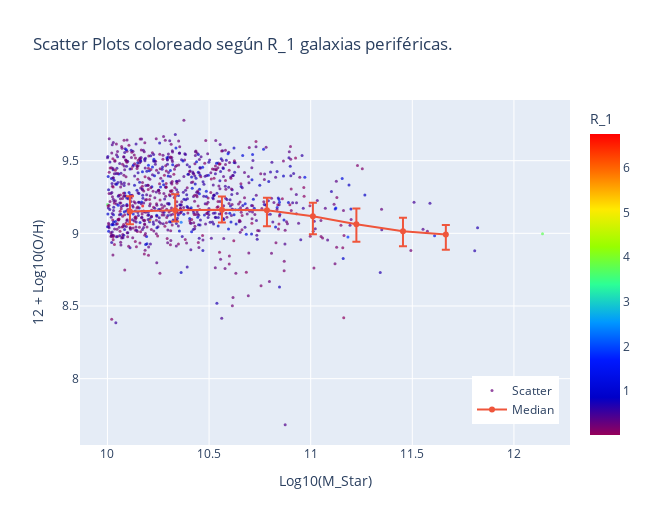

Source (notebook cell):
### Code cell
fig = go.Figure(data=[go.Scatter(x = xvar,y = yvar,
                                 name="Scatter",
                                 mode='markers',
                                 marker=dict(
                                 size=3,
                                 color=color,
                                 opacity=0.7,
                                 colorscale='Rainbow', 
                                 showscale=True,
                                 colorbar=dict(title=parametro)
                                 )
                    ),go.Scatter(x = xmedian,y = ymedian,
                                 name="Median",
                                 error_y=dict(type='data',
                                 symmetric=False,
                                 array=yerror[1],
                                 arrayminus=yerror[0])
    )])

fig.update_layout(title='Scatter Plots coloreado según '+parametro+' galaxias periféricas.')

fig.update_xaxes(title_text = 'Log10(M_Star)')

fig.update_yaxes(title_text = '12 + Log10(O/H)')

# fig.update_layout(showlegend=False)

fig.update_layout(legend=dict(
    yanchor="top",
    y=0.2,
    xanchor="left",
    x=0.8
))

fig.update_layout(
    autosize=False,
    width=650,
    height=525
    )

fig.show()

### Figure 1 — Plotly figure (JSON) as saved in the notebook; plotly's stock layout.template omitted (floating-point values rounded to 4 significant figures; data arrays with more than 128 entries replaced by an {"elided": "..."} marker saying what was removed)
{"data": [{"marker": {"color": {"elided": "921 float values"}, "colorbar": {"title": {"text": "R_1"}}, "colorscale": [[0, "rgb(150,0,90)"], [0.125, "rgb(0,0,200)"], [0.25, "rgb(0,25,255)"], [0.375, "rgb(0,152,255)"], [0.5, "rgb(44,255,150)"], [0.625, "rgb(151,255,0)"], [0.75, "rgb(255,234,0)"], [0.875, "rgb(255,111,0)"], [1, "rgb(255,0,0)"]], "opacity": 0.7, "showscale": true, "size": 3}, "mode": "markers", "name": "Scatter", "type": "scatter", "x": {"elided": "921 float values"}, "y": {"elided": "921 float values"}}, {"error_y": {"array": [0.1059, 0.1097, 0.09017, 0.08599, 0.09335, 0.1083, 0.09263, 0.06478], "arrayminus": [0.08679, 0.07875, 0.08752, 0.109, 0.1234, 0.1202, 0.1034, 0.1051], "symmetric": false, "type": "data"}, "name": "Median", "type": "scatter", "x": [10.11, 10.33, 10.56, 10.78, 11.01, 11.22, 11.45, 11.66], "y": [9.15, 9.159, 9.163, 9.158, 9.117, 9.063, 9.014, 8.993]}], "layout": {"autosize": false, "height": 525, "legend": {"x": 0.8, "xanchor": "left", "y": 0.2, "yanchor": "top"}, "title": {"text": "Scatter Plots coloreado según R_1 galaxias periféricas."}, "width": 650, "xaxis": {"autorange": true, "range": [9.865, 12.28], "title": {"text": "Log10(M_Star)"}, "type": "linear"}, "yaxis": {"autorange": true, "range": [7.543, 9.918], "title": {"text": "12 + Log10(O/H)"}, "type": "linear"}}}
